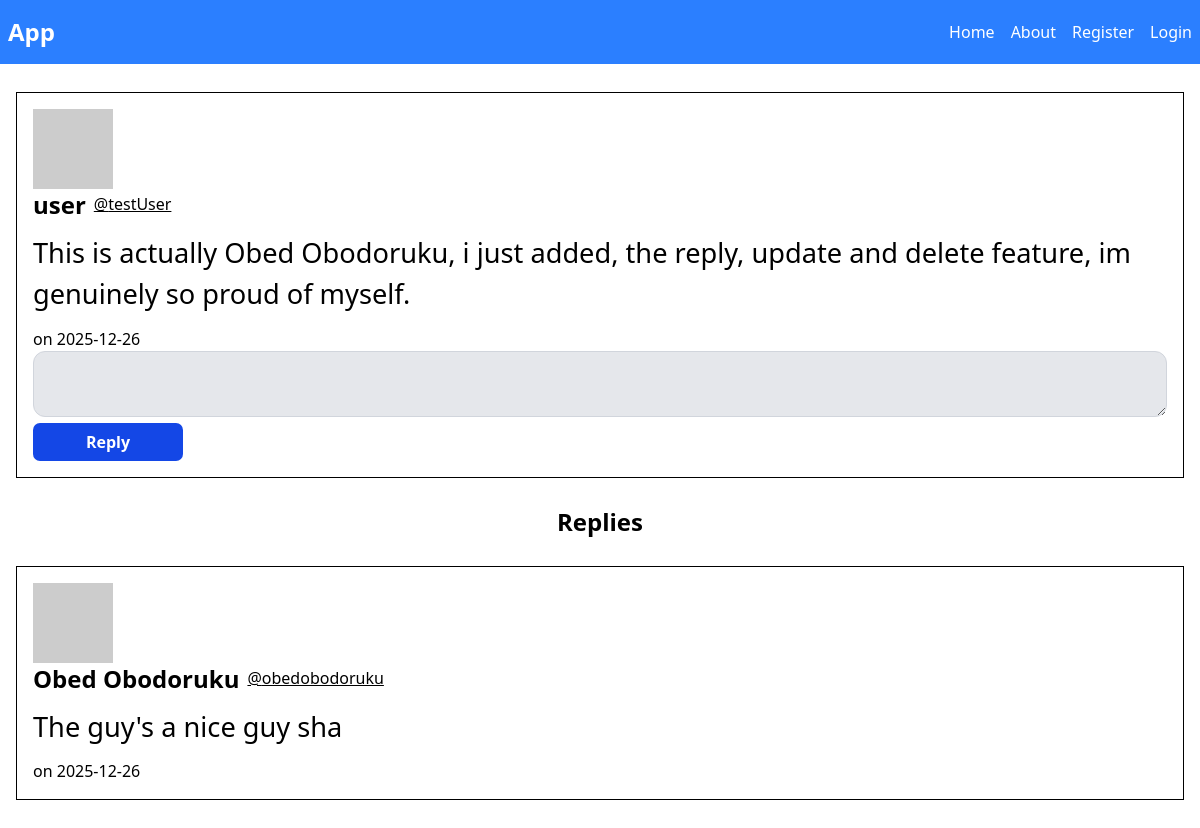
Before: /testUser/post/5 with the older database file.
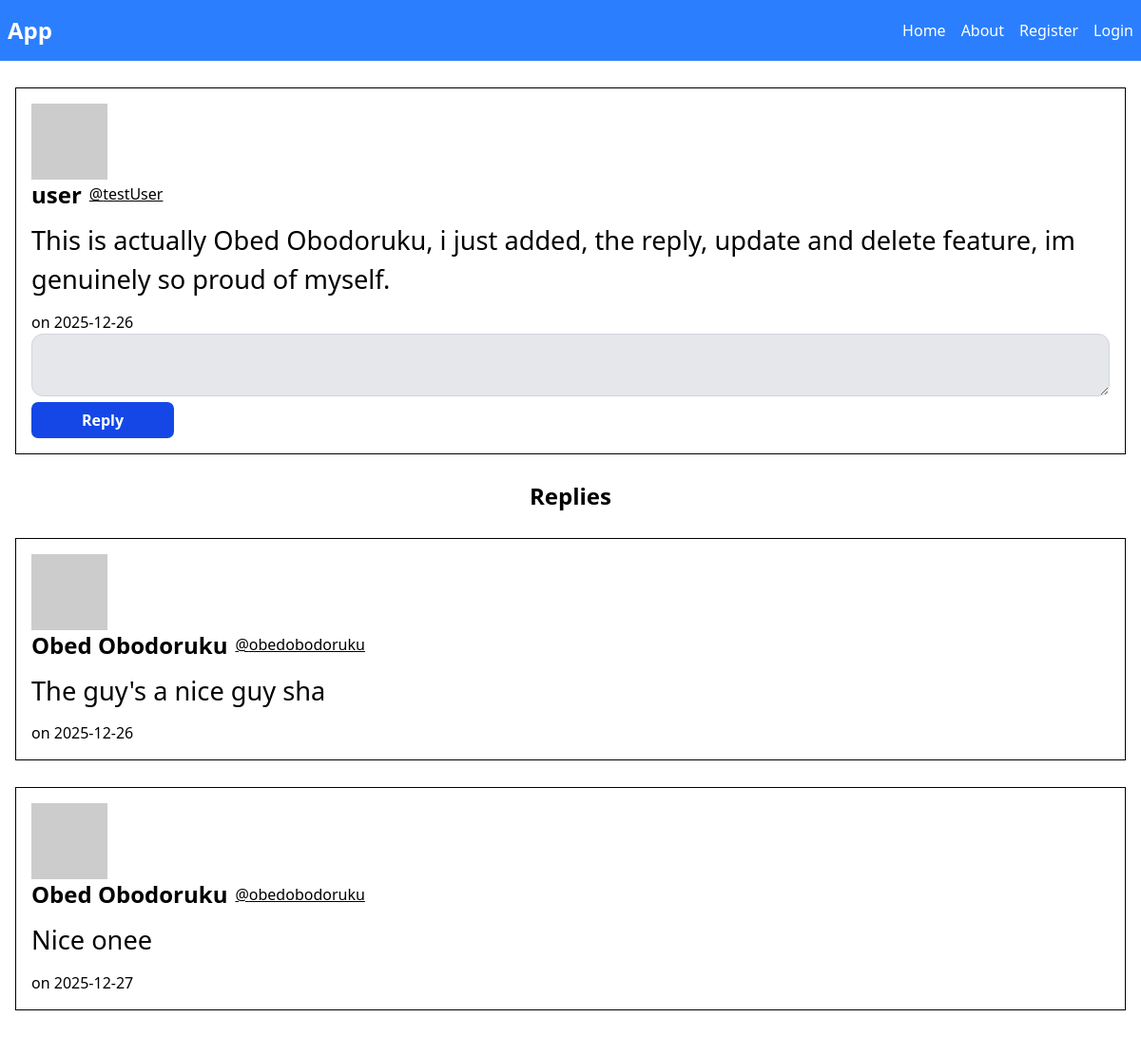
After: the same page with the newer database file.
### app/models.py (models this page shows, shortened)
class User(db.Model, UserMixin):
    id = db.Column(db.Integer, primary_key=True)
    username = db.Column(db.String(150), unique=True, nullable=False)
    name = db.Column(db.String(150), default="user")
    email = db.Column(db.String(150), unique=True, nullable=False)
    password = db.Column(db.String(200), nullable=False)
    posts = db.relationship("Post", backref="user", lazy=True)
    replies = db.relationship(
        "Reply",
        backref="user",
        lazy=True,
        cascade="all, delete-orphan"
    )
    def avatar(self, size):
        digest = md5(self.email.lower().encode('utf-8')).hexdigest()
        return f'https://www.gravatar.com/avatar/{digest}?d=identicon&s={size}'

class Post(db.Model):
    id = db.Column(db.Integer, primary_key=True)
    content = db.Column(db.Text, nullable=False)
    date_posted = db.Column(db.DateTime, nullable=False, default=datetime.utcnow)
    user_id = db.Column(db.Integer, db.ForeignKey("user.id"), nullable=False)
    replies = db.relationship("Reply", backref="post", lazy=True, cascade="all, delete-orphan")

class Reply(db.Model):
    id = db.Column(db.Integer, primary_key=True)
    content = db.Column(db.Text, nullable=False)
    date_posted = db.Column(db.DateTime, nullable=False, default=datetime.utcnow)
    post_id = db.Column(db.Integer, db.ForeignKey("post.id"), nullable=False, index=False)
    user_id = db.Column(db.Integer, db.ForeignKey("user.id"), nullable=False)

### app/routes.py (the view)
@app.route("/<username>/post/<int:post_id>", methods=["GET", "POST"])
def view_post(username, post_id):
    form = ReplyForm()
    user = User.query.filter_by(username=username).first_or_404()
    post = Post.query.filter_by(id=post_id, user_id=user.id).first_or_404()
    replies = Reply.query.filter_by(post_id=post.id).all()
    return render_template("post.html",post=post, form=form, replies=replies, title=f"{user.username}'s post {post.id}")

### app/forms.py
class ReplyForm(FlaskForm):
    content = TextAreaField("Content", validators=[DataRequired()])
    submit = SubmitField("Reply")

### app/templates/post.html (shortened to what this page needs)
{% extends "layout.html" %}
{% block body %}
    <div class="mt-7">
        {% if post %}
            {% if post.user == current_user %}
                 <div class="border border-black p-4">
                <div>
                    <img src="{{ post.user.avatar(36) }}" alt="user pfp" />
                    <h4>
                        <a class="text-2xl font-bold" style="cursor: pointer;" href="{{ url_for('user_posts', username=post.user.username) }}">
                            <div class="flex gap-2 items-center">
                                <h5>{{ post.user.name }}</h5>
                                <small class="font-light text-[1rem] underline">@{{ post.user.username }}</small>
                            </div>
                        </a>
                    </h4>
                    </div>
                <div class="my-3">
                    <p class="text-[1.7rem]">{{ post.content }}</p>
                </div>
                <div>
                    <span>
                        on {{ post.date_posted.strftime('%Y-%m-%d') }}
                    </span>
                </div>
                <div class="flex items-center gap-4">
                    <div class="my-5">
                        <a href="{{ url_for('update_post', post_id=post.id) }}">
                            <button class="bg-blue-700 text-white font-bold p-[7px] w-[150px] rounded-[7px]" type="button">Update</button>
                        </a>
                    </div>
                    <div class="my-5">
                        <a href="{{ url_for('delete_post', post_id=post.id) }}">
                            <button class="bg-blue-700 text-white font-bold p-[7px] w-[150px] rounded-[7px]" type="button">Delete</button>
                        </a>
                    </div>
                </div>
            {% else %}
                <div class="border border-black p-4">
                <div>
                    <img src="{{ post.user.avatar(36) }}" alt="user pfp" />
                    <h4>
                        <a class="text-2xl font-bold" style="cursor: pointer;" href="{{ url_for('user_posts', username=post.user.username) }}">
                            <div class="flex gap-2 items-center">
                                <h5>{{ post.user.name }}</h5>
                                <small class="font-light text-[1rem] underline">@{{ post.user.username }}</small>
                            </div>
                        </a>
                    </h4>
                    </div>
                <div class="my-3">
                    <p class="text-[1.7rem]">{{ post.content }}</p>
                </div>
                <div>
                    <span>
                        on {{ post.date_posted.strftime('%Y-%m-%d') }}
                    </span>
                </div>
            {% endif %}
                <div>
                    <form method="post" action="{{ url_for('create_reply', post_id=post.id) }}">
                        <div>
                            <div>
                                {{ form.content(class="bg-gray-200 border border-gray-300 px-4 py-2 w-full rounded-xl") }}
                            </div>
                            <div>
                                {{ form.submit(class="bg-blue-700 text-white font-bold p-[7px] w-[150px] rounded-[7px]") }}
                        </div>
                        </div>
                    </form>
                </div>
            </div>
            <h4 class="text-2xl text-center font-bold mt-7">Replies</h4>
            {% if replies %}
                {% for reply in replies %}
                <div class="border border-black p-4 my-7">
                    <div>
                        <img src="{{ post.user.avatar(36) }}" alt="user pfp" />
                        <h4>
                            <a class="text-2xl font-bold" style="cursor: pointer;" href="{{ url_for('user_posts', username=post.user.username) }}">
                                <div class="flex gap-2 items-center">
                                    <h5>{{ reply.user.name }}</h5>
                                    <small class="font-light text-[1rem] underline">@{{ reply.user.username }}</small>
                                </div>
                            </a>
                        </h4>
                    </div>
                    <a href="{{ url_for('view_post', post_id=post.id, username=post.user.username) }}">
                        <div class="my-3">
                            <p class="text-[1.7rem]">{{ reply.content }}</p>
                        </div>
                        <div>
                            <span>
                                on {{ reply.date_posted.strftime('%Y-%m-%d') }}
                            </span>
                        </div>
                    </a>
                </div>
                {% endfor %}
            {% else %}
                <p class="text-center">No Replies yet.</p>
            {% endif %}
        {% endif %}
    </div>
{% endblock %}

### app/templates/layout.html (shortened to what this page needs)
<!DOCTYPE html>
<html lang="en">
<head>
    <link href="{{ url_for('static', filename='dist/output.css') }}" rel="stylesheet">
</head>
<body>
    <header class="top-0 sticky backdrop-blur-3xl">
        <nav class="flex items-center justify-between bg-blue-500 text-white py-4 px-2">
            <div class="text-2xl font-extrabold">App</div>
            {% if current_user.is_authenticated %}
                <ul class="flex items-center justify-center gap-4 font-bold">
                <li><a href="{{ url_for('index') }}">Home</a></li>
                <li><a href="{{ url_for('account') }}">Profile</a></li>
                <li><a href="{{ url_for('create_post') }}">Create Post</a></li>
                <li><a href="{{ url_for('logout') }}">Logout</a></li>
            </ul>
            {% else %}
                <ul class="flex items-center justify-center gap-4">
                <li><a href="{{ url_for('index') }}">Home</a></li>
                <li><a href="#">About</a></li>
                <li><a href="{{ url_for('register') }}">Register</a></li>
                <li><a href="{{ url_for('login') }}">Login</a></li>
            </ul>
            {% endif %}
        </nav>
    </header>
    <div class="px-4">
        {% block body %}
        {% endblock %}
    </div>
</body>
</html>

Changed rows visible on the page:
added Reply: user.name "Obed Obodoruku", user.username "obedobodoruku", content "Nice onee", date_posted "2025-12-27"
